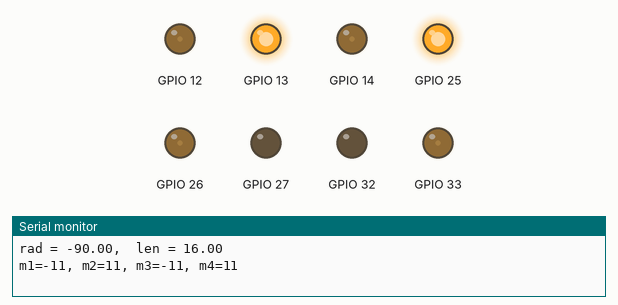
This program was run on a simulated ESP32. Parts: output pins drawn as LEDs (lit = HIGH), the last lines printed to the serial monitor.

Above: at 0.05 s.
At 1.95 s:
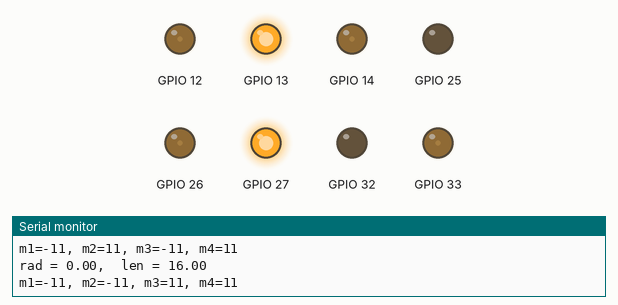
At 2.95 s:
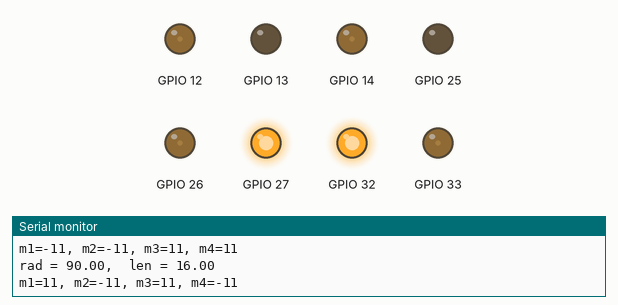
At 3.95 s:
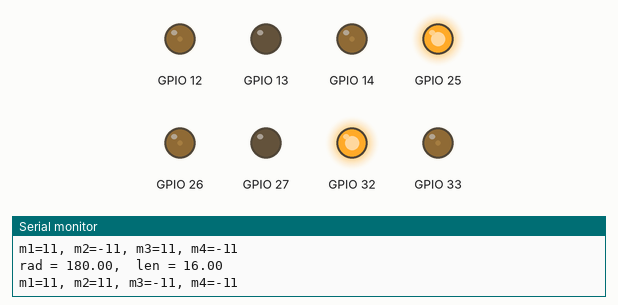
Timing chart, 0 to 4.6 s (numbered marks = the images above):
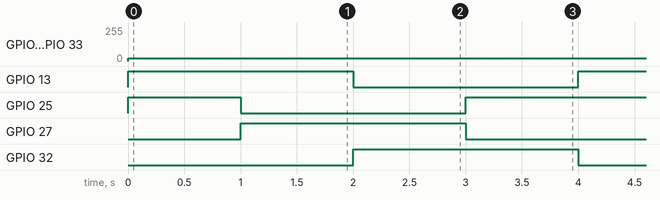

Measured:
- by itself, GPIO 12, GPIO 14, GPIO 26, GPIO 33: 0/255 → 22/255 at 0.00 s
- by itself, GPIO 13, GPIO 27, GPIO 32: alternates HIGH for 2.0 s and LOW for 2.0 s
- by itself, GPIO 25: repeats every 4.0 s: LOW 2.0 s, HIGH 2.0 s

The program:

main.cpp
```cpp
#include <Arduino.h>

#include "CytronMD.h"
#include "PS4Controller.h"
#define data_length 4
byte controler_data[data_length];
#define pwm_1 33  // pin指定
#define pwm_2 26  // pin指定
#define pwm_3 14  // pin指定
#define pwm_4 12  // pin指定
#define dir_1 32  // pin指定
#define dir_2 25  // pin指定
#define dir_3 27  // pin指定
#define dir_4 13  // pin指定
CytronMD motor_1 = CytronMD(pwm_1, dir_1, 1);
CytronMD motor_2 = CytronMD(pwm_2, dir_2, 2);
CytronMD motor_3 = CytronMD(pwm_3, dir_3, 3);
CytronMD motor_4 = CytronMD(pwm_4, dir_4, 4);

void show_data(double, double, int, int, int, int);
void motor_control(int, int, int);

void setup() {
  Serial.begin(115200);  // デバック用
  // Serial2.begin(115200, SERIAL_8N1, 16, 17);
  // while (!Serial2)
  //   ;
  // PS4.begin("24:62:AB:FB:15:1A");
}

void loop() {
  motor_control(-16, 0, 0);
  delay(1000);
  motor_control(0, 16, 0);
  delay(1000);
  motor_control(16, 0, 0);
  delay(1000);
  motor_control(0, -16, 0);
  delay(1000);

  // while (Serial2.available()) {
  // String str = Serial2.readStringUntil('\n');
  // Serial2.println("world\n");
  // Serial.printf("%s\n", str);
  // }

  // if (PS4.isConnected()) {
  //   // controler_data[0] = PS4.Circle();
  //   // controler_data[1] = PS4.Cross();
  //   // controler_data[2] = PS4.Triangle();
  //   // controler_data[3] = PS4.Square();
  //   // for (int i = 0; i < 4; i++) {
  //   //   Serial.printf("%d ", controler_data[i]);
  //   // }
  //   // Serial.println();
  //   int val = PS4.L2Value();
  //   PS4.setRumble(val, val);
  //   PS4.setLed(PS4.R2Value(), 100, 100);
  //   PS4.sendToController();
  // }
}

void motor_control(int LY, int LX, int R_X) {
  double rad = atan2(LY, LX);
  double len = sqrt(LX * LX + LY * LY);
  int m1_speed = (-1 * cos(rad + PI / 4) * len);
  int m2_speed = (-1 * sin(rad + PI / 4) * len);
  int m3_speed = (-1 * m2_speed);
  int m4_speed = (-1 * m1_speed);
  show_data(rad, len, m1_speed, m2_speed, m3_speed, m4_speed);

  int motor_speed[4] = {//-128~127の範囲でない可能性あり
                        m1_speed, m2_speed, m3_speed, m4_speed};
  int turn = R_X;
  int turn_step = 0;
  if (turn != 0) {
    if (turn > 0)
      turn_step = 1;
    else
      turn_step = -1;
    bool escape_flag = 0;
    while (1) {
      if (turn == 0) break;
      for (byte i = 0; i < 4; i++) {
        if (abs(motor_speed[i]) >= 127) {
          escape_flag = 1;
          break;
        }
        motor_speed[i] -= turn_step;
      }
      if (escape_flag) break;
      m1_speed = motor_speed[0];
      m2_speed = motor_speed[1];
      m3_speed = motor_speed[2];
      m4_speed = motor_speed[3];
      turn -= turn_step;
    }
    show_data(rad, len, m1_speed, m2_speed, m3_speed, m4_speed);
  }

  motor_1.motor(m1_speed);
  motor_2.motor(m2_speed);
  motor_3.motor(m3_speed);
  motor_4.motor(m4_speed);
}

// デバック用
void show_data(double rad, double len, int m1_speed, int m2_speed, int m3_speed,
               int m4_speed) {
  Serial.print("rad = ");
  Serial.print(rad * 180 / PI);
  Serial.print(",  len = ");
  Serial.println(len);

  Serial.print("m1=");
  Serial.print(m1_speed);
  Serial.print(", ");
  Serial.print("m2=");
  Serial.print(m2_speed);
  Serial.print(", ");
  Serial.print("m3=");
  Serial.print(m3_speed);
  Serial.print(", ");
  Serial.print("m4=");
  Serial.println(m4_speed);
  Serial.println();
}
```
